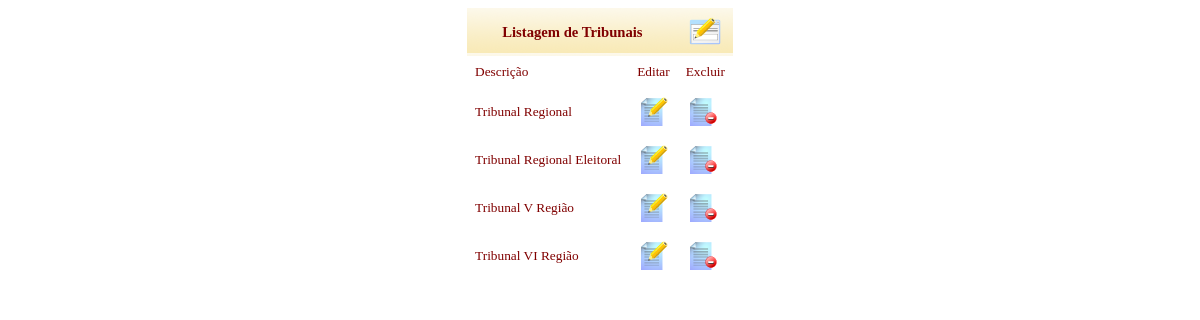
Page /view/consultarTribunal.php?pag=processo (signed in) on the earlier database version.
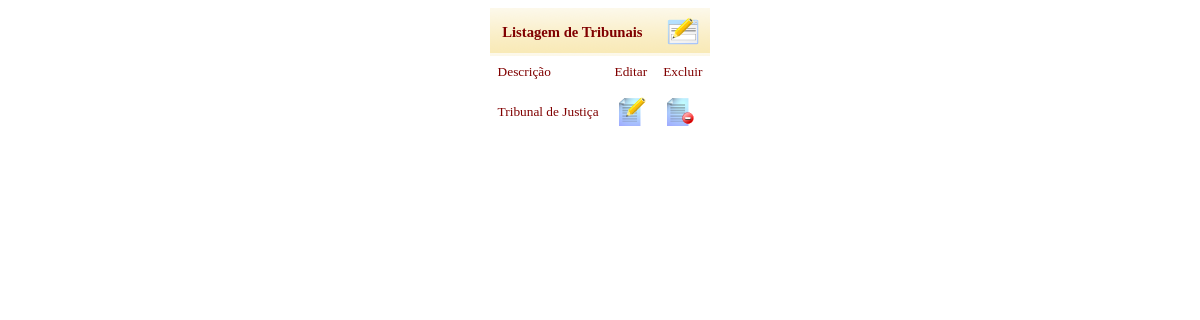
Same page on the later database version.
### tables this page shows
CREATE TABLE IF NOT EXISTS `tribunal` (
`idTribunal` int(11) NOT NULL,
  `descricao` varchar(30) NOT NULL,
  `status` int(11) NOT NULL DEFAULT '1'
);

### model/tribunalDAO.php (the view, shortened to what this page needs)
<?php
class tribunalDAO extends banco {
    public function listaTribunal (){
        $sql = 'SELECT * FROM '.TBL_TRIBUNAIS;
        $resultado = mysql_query($sql);
        while ($linha = mysql_fetch_assoc($resultado)) {
            echo "<tr id=".$linha['idTribunal'].">
                    <td>".$linha['descricao']."</td>
                    <td>
                        <a href=../view/altTribunais.php?id=".$linha['idTribunal'].">
                            <img src='../public/img/file_edit.png' border='0'>
                        </a>
                    </td>
                    <td>
                        <a href=javascript:excluir(".$linha['idTribunal'].")>
                            <img src='../public/img/file_remove.png' border='0'>
                        </a>
                    </td>
                  </tr>";
        }
    }
}

Differences in the rows shown:
removed tribunal: descricao "Tribunal Regional Eleitoral"
removed tribunal: descricao "Tribunal V Região"
removed tribunal: descricao "Tribunal VI Região"
changed tribunal: descricao "Tribunal Regional" → "Tribunal de Justiça"
